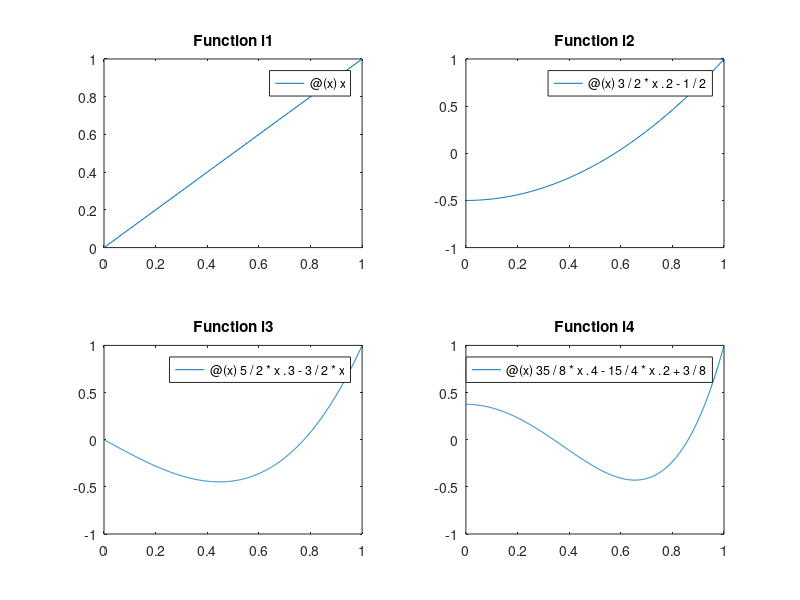

This figure's MATLAB source:

l1 = @(x) x
l2 = @(x) 3/2*x.^2 -1/2
l3 = @(x) 5/2*x.^3 -3/2*x
l4 = @(x) 35/8*x.^4-15/4*x.^2+3/8

subplot(2,2,1)
fplot(l1, [0,1])
title('Function l1')

subplot(2,2,2)
fplot(l2, [0,1])
title('Function l2')


subplot(2,2,3)
fplot(l3, [0,1])
title('Function l3')

subplot(2,2,4)
fplot(l4,[0,1])
title('Function l4')